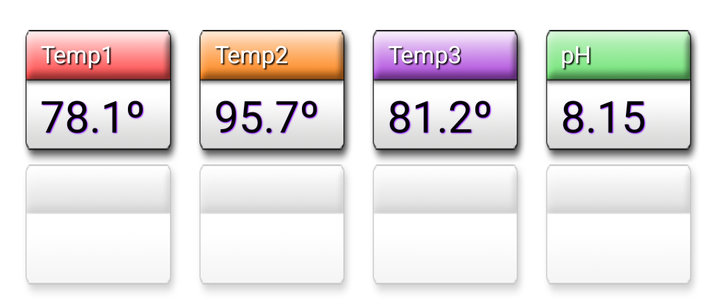
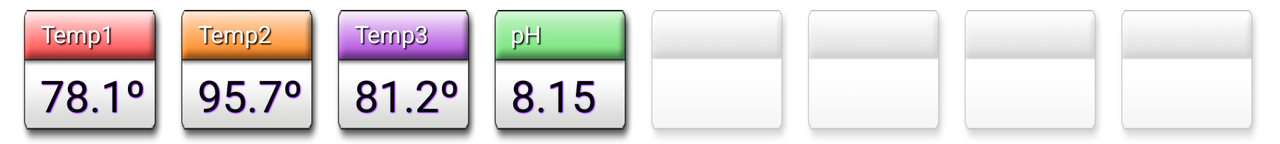

First picture: res/layout/ on a phone held upright. Second picture: the repository's own variant of that layout, on a device whose configuration matches the variant's folder. Source for both follows.
<!-- AndroidManifest.xml: application theme android:Theme.Light -->
<!-- res/layout/paramscontainer.xml -->
<?xml version="1.0" encoding="utf-8"?>
<LinearLayout xmlns:android="http://schemas.android.com/apk/res/android"
    android:id="@+id/ParamsContainer"
    android:layout_width="fill_parent"
    android:layout_height="wrap_content"
    android:gravity="center"
    android:orientation="vertical"
    android:paddingBottom="@dimen/paramspadding"
    android:paddingLeft="5dip"
    android:paddingTop="@dimen/paramspadding" >

    <TableLayout
        android:layout_width="match_parent"
        android:layout_height="wrap_content"
        android:paddingRight="8dip"
        android:paddingTop="15dip" >

        <TableRow
            android:id="@+id/tableRow1"
            android:layout_width="wrap_content"
            android:layout_height="wrap_content"
            android:layout_weight="1"
            android:orientation="horizontal"
            android:paddingBottom="@dimen/paramspadding"
            android:paddingTop="@dimen/paramspadding" >

            <LinearLayout
                android:id="@+id/Temp1Container"
                style="@style/EvolutionContainerLabel"
                android:background="@drawable/temp1_bk" >

                <TextView
                    android:id="@+id/temp1Label"
                    style="@style/EvolutionControlLabel"
                    android:text="Temp1" />

                <TextView
                    android:id="@+id/temp1Value"
                    style="@style/EvolutionMeasurement"
                    android:text="78.1º" />
            </LinearLayout>

            <LinearLayout
                android:id="@+id/Temp2Container"
                style="@style/EvolutionContainerLabel"
                android:background="@drawable/temp2_bk" >

                <TextView
                    android:id="@+id/temp2Label"
                    style="@style/EvolutionControlLabel"
                    android:text="Temp2" />

                <TextView
                    android:id="@+id/temp2Value"
                    style="@style/EvolutionMeasurement"
                    android:text="95.7º" />
            </LinearLayout>

            <LinearLayout
                android:id="@+id/Temp3Container"
                style="@style/EvolutionContainerLabel"
                android:background="@drawable/temp3_bk" >

                <TextView
                    android:id="@+id/temp3Label"
                    style="@style/EvolutionControlLabel"
                    android:text="Temp3" />

                <TextView
                    android:id="@+id/temp3Value"
                    style="@style/EvolutionMeasurement"
                    android:text="81.2º" />
            </LinearLayout>

            <LinearLayout
                android:id="@+id/pHContainer"
                style="@style/EvolutionContainerLabel"
                android:background="@drawable/ph_bk" >

                <TextView
                    android:id="@+id/pHLabel"
                    style="@style/EvolutionControlLabel"
                    android:text="pH" />

                <TextView
                    android:id="@+id/pHValue"
                    style="@style/EvolutionMeasurement"
                    android:text="8.15" />
            </LinearLayout>

        </TableRow>

        <TableRow
            android:id="@+id/tableRow2"
            android:layout_width="wrap_content"
            android:layout_height="wrap_content"
            android:layout_weight="1"
            android:orientation="horizontal"
            android:paddingBottom="@dimen/paramspadding"
            android:paddingTop="@dimen/paramspadding" >

            <LinearLayout
                android:id="@+id/SalinityContainer"
                style="@style/EvolutionContainerLabel"
                android:background="@drawable/none_bk" >

                <TextView
                    android:id="@+id/SalinityLabel"
                    style="@style/EvolutionControlLabel" />

                <TextView
                    android:id="@+id/SalinityValue"
                    style="@style/EvolutionMeasurement" />

            </LinearLayout>

            <LinearLayout
                android:id="@+id/ORPContainer"
                style="@style/EvolutionContainerLabel"
                android:background="@drawable/none_bk" >

                <TextView
                    android:id="@+id/ORPLabel"
                    style="@style/EvolutionControlLabel" />

                <TextView
                    android:id="@+id/ORPValue"
                    style="@style/EvolutionMeasurement" />

            </LinearLayout>

            <LinearLayout
                android:id="@+id/pHExpContainer"
                style="@style/EvolutionContainerLabel"
                android:background="@drawable/none_bk" >

                <TextView
                    android:id="@+id/pHExpLabel"
                    style="@style/EvolutionControlLabel" />

                <TextView
                    android:id="@+id/pHExpValue"
                    style="@style/EvolutionMeasurement" />

            </LinearLayout>

            <LinearLayout
                android:id="@+id/WaterLevelContainer"
                style="@style/EvolutionContainerLabel"
                android:background="@drawable/none_bk" >

                <TextView
                    android:id="@+id/WLLabel"
                    style="@style/EvolutionControlLabel" />

                <TextView
                    android:id="@+id/WLValue"
                    style="@style/EvolutionMeasurement" />

            </LinearLayout>

        </TableRow>
    </TableLayout>

</LinearLayout>
<!-- resources referenced by this layout -->
<resources>
  <dimen name="paramspadding">0dp</dimen>
  <!-- drawable none_bk: png bitmap (drawable-hdpi, 5677 bytes) -->
  <!-- drawable ph_bk: png bitmap (drawable-hdpi, 11407 bytes) -->
  <!-- drawable temp1_bk: png bitmap (drawable-hdpi, 10372 bytes) -->
  <!-- drawable temp2_bk: png bitmap (drawable-hdpi, 11286 bytes) -->
  <!-- drawable temp3_bk: png bitmap (drawable-hdpi, 11318 bytes) -->
  <style name="EvolutionContainerLabel" parent="@style/EvolutionTextBase">
          <item name="android:layout_weight">1</item>
          <item name="android:layout_width">wrap_content</item>
          <item name="android:layout_height">wrap_content</item>
          <item name="android:orientation">vertical</item>
          <item name="android:paddingBottom">5dp</item>
          <item name="android:paddingLeft">15dp</item>
          <item name="android:gravity">center|left</item>
      </style>
  <style name="EvolutionControlLabel" parent="@style/EvolutionTextBase">
          <item name="android:textSize">12dp</item>
          <item name="android:textColor">@color/EvolutionWhite</item>
          <item name="android:shadowColor">@color/EvolutionBlack</item>
          <item name="android:gravity">center|right</item>
          <item name="android:layout_weight">1</item>
          <item name="android:layout_width">wrap_content</item>
          <item name="android:layout_height">wrap_content</item>
          <item name="android:shadowDx">2</item>
          <item name="android:shadowDy">2</item>
          <item name="android:shadowRadius">1</item>     
      </style>
  <style name="EvolutionMeasurement" parent="@style/EvolutionTextBase">
          <item name="android:layout_weight">1</item>
          <item name="android:layout_width">wrap_content</item>
          <item name="android:layout_height">wrap_content</item>
          <item name="android:textSize">22dp</item>
          <item name="android:gravity">center</item>
          <item name="android:textColor">@color/EvolutionBlack</item>
          <item name="android:shadowColor">@color/EvolutionPurple</item>
          <item name="android:shadowDx">1</item>
          <item name="android:shadowDy">1</item>
          <item name="android:shadowRadius">1</item>
      </style>
  <style name="EvolutionTextBase" parent="@android:style/TextAppearance.Medium">
          <item name="android:layout_height">wrap_content</item>
          <item name="android:layout_width">wrap_content</item>
          <item name="android:typeface">sans</item>
          <item name="android:textSize">24dip</item>
          <item name="android:textColor">@color/EvolutionWhite</item>
          <item name="android:background">@null</item>
          <item name="android:includeFontPadding">false</item>
      </style>
  <color name="EvolutionWhite">#FFF</color>
  <color name="EvolutionBlack">#000</color>
  <color name="EvolutionPurple">#8000FF</color>
</resources>
<!-- res/layout-land/paramscontainer.xml (the repository's variant of the layout above) -->
<!-- drawn on the phone turned sideways -->
<?xml version="1.0" encoding="utf-8"?>
<LinearLayout xmlns:android="http://schemas.android.com/apk/res/android"
    android:id="@+id/ParamsContainer"
    android:layout_width="fill_parent"
    android:layout_height="wrap_content"
    android:gravity="center"
    android:orientation="vertical"
    android:paddingLeft="5dip" >

    <TableLayout
        android:layout_width="match_parent"
        android:layout_height="0dp"
        android:layout_weight="1"
        android:paddingRight="8dip"
        android:paddingTop="5dip" >

        <TableRow
            android:id="@+id/tableRow1"
            android:layout_width="wrap_content"
            android:layout_height="wrap_content"
            android:orientation="horizontal" >

            <LinearLayout
                android:id="@+id/Temp1Container"
                style="@style/EvolutionContainerLabel"
                android:background="@drawable/temp1_bk" >

                <TextView
                    android:id="@+id/t1n"
                    style="@style/EvolutionControlLabel"
                    android:text="Temp1" />

                <TextView
                    android:id="@+id/temp1Value"
                    style="@style/EvolutionMeasurement"
                    android:text="78.1º" />
            </LinearLayout>

            <LinearLayout
                android:id="@+id/Temp2Container"
                style="@style/EvolutionContainerLabel"
                android:background="@drawable/temp2_bk" >

                <TextView
                    android:id="@+id/t2n"
                    style="@style/EvolutionControlLabel"
                    android:text="Temp2" />

                <TextView
                    android:id="@+id/temp2Value"
                    style="@style/EvolutionMeasurement"
                    android:text="95.7º" />
            </LinearLayout>

            <LinearLayout
                android:id="@+id/Temp3Container"
                style="@style/EvolutionContainerLabel"
                android:layout_height="match_parent"
                android:background="@drawable/temp3_bk" >

                <TextView
                    android:id="@+id/t3n"
                    style="@style/EvolutionControlLabel"
                    android:text="Temp3" />

                <TextView
                    android:id="@+id/temp3Value"
                    style="@style/EvolutionMeasurement"
                    android:text="81.2º" />
            </LinearLayout>

            <LinearLayout
                android:id="@+id/pHContainer"
                style="@style/EvolutionContainerLabel"
                android:background="@drawable/ph_bk" >

                <TextView
                    android:id="@+id/phn"
                    style="@style/EvolutionControlLabel"
                    android:text="pH" />

                <TextView
                    android:id="@+id/pHValue"
                    style="@style/EvolutionMeasurement"
                    android:text="8.15" />
            </LinearLayout>

            <LinearLayout
                android:id="@+id/SalinityContainer"
                style="@style/EvolutionContainerLabel"
                android:background="@drawable/none_bk" >

                <TextView
                    android:id="@+id/saln"
                    style="@style/EvolutionControlLabel" />

                <TextView
                    android:id="@+id/SalinityValue"
                    style="@style/EvolutionMeasurement" />

            </LinearLayout>

            <LinearLayout
                android:id="@+id/ORPContainer"
                style="@style/EvolutionContainerLabel"
                android:background="@drawable/none_bk" >

                <TextView
                    android:id="@+id/orpn"
                    style="@style/EvolutionControlLabel" />

                <TextView
                    android:id="@+id/ORPValue"
                    style="@style/EvolutionMeasurement" />

            </LinearLayout>

            <LinearLayout
                android:id="@+id/pHExpContainer"
                style="@style/EvolutionContainerLabel"
                android:layout_height="match_parent"
                android:background="@drawable/none_bk" >

                <TextView
                    android:id="@+id/phen"
                    style="@style/EvolutionControlLabel" />

                <TextView
                    android:id="@+id/pHExpValue"
                    style="@style/EvolutionMeasurement" />

            </LinearLayout>

            <LinearLayout
                android:id="@+id/WaterLevelContainer"
                style="@style/EvolutionContainerLabel"
                android:background="@drawable/none_bk" >

                <TextView
                    android:id="@+id/wln"
                    style="@style/EvolutionControlLabel" />

                <TextView
                    android:id="@+id/WLValue"
                    style="@style/EvolutionMeasurement" />

            </LinearLayout>
        </TableRow>
    </TableLayout>

</LinearLayout>
<!-- resources referenced by the variant -->
<!-- as the phone turned sideways resolves them -->
<resources>
  <!-- drawable none_bk: png bitmap (drawable-hdpi, 5677 bytes) -->
  <!-- drawable ph_bk: png bitmap (drawable-hdpi, 11407 bytes) -->
  <!-- drawable temp1_bk: png bitmap (drawable-hdpi, 10372 bytes) -->
  <!-- drawable temp2_bk: png bitmap (drawable-hdpi, 11286 bytes) -->
  <!-- drawable temp3_bk: png bitmap (drawable-hdpi, 11318 bytes) -->
  <!-- from res/values-land/ -->
  <style name="EvolutionContainerLabel" parent="@style/EvolutionTextBase">
          <item name="android:layout_weight">1</item>
          <item name="android:layout_width">wrap_content</item>
          <item name="android:layout_height">wrap_content</item>
          <item name="android:orientation">vertical</item>
          <item name="android:paddingBottom">5dp</item>
          <item name="android:paddingLeft">15dp</item>
          <item name="android:gravity">center|left</item>
      </style>
  <!-- from res/values-land/ -->
  <style name="EvolutionControlLabel" parent="@style/EvolutionTextBase">
          <item name="android:textSize">12dp</item>
          <item name="android:textColor">@color/EvolutionWhite</item>
          <item name="android:shadowColor">@color/EvolutionBlack</item>
          <item name="android:gravity">center|right</item>
          <item name="android:layout_weight">1</item>
          <item name="android:layout_width">wrap_content</item>
          <item name="android:layout_height">wrap_content</item>
          <item name="android:shadowDx">2</item>
          <item name="android:shadowDy">2</item>
          <item name="android:shadowRadius">1</item>     
      </style>
  <!-- from res/values-land/ -->
  <style name="EvolutionMeasurement" parent="@style/EvolutionTextBase">
          <item name="android:layout_weight">1</item>
          <item name="android:layout_width">wrap_content</item>
          <item name="android:layout_height">wrap_content</item>
          <item name="android:textSize">22dp</item>
          <item name="android:gravity">center</item>
          <item name="android:textColor">@color/EvolutionBlack</item>
          <item name="android:shadowColor">@color/EvolutionPurple</item>
          <item name="android:shadowDx">1</item>
          <item name="android:shadowDy">1</item>
          <item name="android:shadowRadius">1</item>
      </style>
  <!-- from res/values-land/ -->
  <style name="EvolutionTextBase" parent="@android:style/TextAppearance.Medium">
          <item name="android:layout_height">wrap_content</item>
          <item name="android:layout_width">wrap_content</item>
          <item name="android:typeface">sans</item>
          <item name="android:textSize">24dip</item>
          <item name="android:textColor">@color/EvolutionWhite</item>
          <item name="android:background">@null</item>
          <item name="android:includeFontPadding">false</item>
      </style>
  <color name="EvolutionWhite">#FFF</color>
  <color name="EvolutionBlack">#000</color>
  <color name="EvolutionPurple">#8000FF</color>
</resources>
